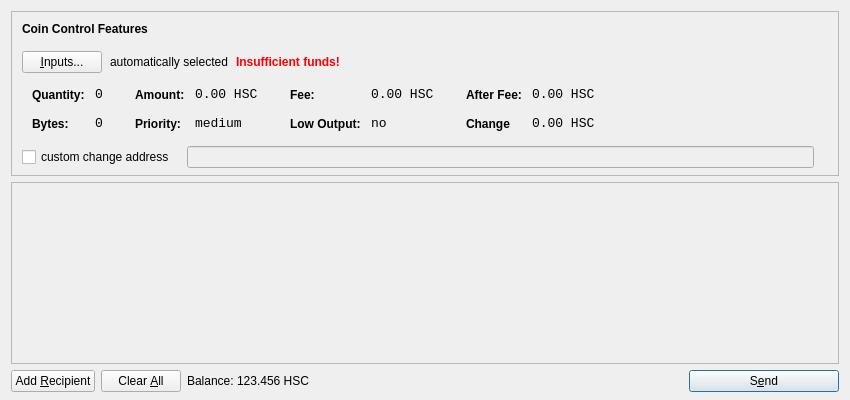
<?xml version="1.0" encoding="UTF-8"?>
<ui version="4.0">
 <class>SendCoinsDialog</class>
 <widget class="QDialog" name="SendCoinsDialog">
  <property name="geometry">
   <rect>
    <x>0</x>
    <y>0</y>
    <width>850</width>
    <height>400</height>
   </rect>
  </property>
  <property name="windowTitle">
   <string>Send Coins</string>
  </property>
  <layout class="QVBoxLayout" name="verticalLayout" stretch="0,1,0">
   <property name="bottomMargin">
    <number>8</number>
   </property>
   <item>
    <widget class="QFrame" name="frameCoinControl">
     <property name="sizePolicy">
      <sizepolicy hsizetype="Expanding" vsizetype="Expanding">
       <horstretch>0</horstretch>
       <verstretch>0</verstretch>
      </sizepolicy>
     </property>
     <property name="maximumSize">
      <size>
       <width>16777215</width>
       <height>16777215</height>
      </size>
     </property>
     <property name="frameShape">
      <enum>QFrame::StyledPanel</enum>
     </property>
     <property name="frameShadow">
      <enum>QFrame::Sunken</enum>
     </property>
     <layout class="QVBoxLayout" name="verticalLayoutCoinControl2">
      <property name="spacing">
       <number>6</number>
      </property>
      <property name="leftMargin">
       <number>0</number>
      </property>
      <property name="topMargin">
       <number>0</number>
      </property>
      <property name="rightMargin">
       <number>0</number>
      </property>
      <property name="bottomMargin">
       <number>6</number>
      </property>
      <item>
       <layout class="QVBoxLayout" name="verticalLayoutCoinControl" stretch="0,0,0,0,1">
        <property name="spacing">
         <number>0</number>
        </property>
        <property name="leftMargin">
         <number>10</number>
        </property>
        <property name="topMargin">
         <number>10</number>
        </property>
        <item>
         <layout class="QHBoxLayout" name="horizontalLayoutCoinControl1">
          <property name="bottomMargin">
           <number>15</number>
          </property>
          <item>
           <widget class="QLabel" name="labelCoinControlFeatures">
            <property name="sizePolicy">
             <sizepolicy hsizetype="Preferred" vsizetype="Maximum">
              <horstretch>0</horstretch>
              <verstretch>0</verstretch>
             </sizepolicy>
            </property>
            <property name="font">
             <font>
              <weight>75</weight>
              <bold>true</bold>
             </font>
            </property>
            <property name="styleSheet">
             <string notr="true">font-weight:bold;</string>
            </property>
            <property name="text">
             <string>Coin Control Features</string>
            </property>
           </widget>
          </item>
         </layout>
        </item>
        <item>
         <layout class="QHBoxLayout" name="horizontalLayoutCoinControl2" stretch="0,0,0,0">
          <property name="spacing">
           <number>8</number>
          </property>
          <property name="bottomMargin">
           <number>10</number>
          </property>
          <item>
           <widget class="QPushButton" name="pushButtonCoinControl">
            <property name="styleSheet">
             <string notr="true"/>
            </property>
            <property name="text">
             <string>&amp;Inputs...</string>
            </property>
           </widget>
          </item>
          <item>
           <widget class="QLabel" name="labelCoinControlAutomaticallySelected">
            <property name="text">
             <string>automatically selected</string>
            </property>
            <property name="margin">
             <number>5</number>
            </property>
           </widget>
          </item>
          <item>
           <widget class="QLabel" name="labelCoinControlInsuffFunds">
            <property name="font">
             <font>
              <weight>75</weight>
              <bold>true</bold>
             </font>
            </property>
            <property name="styleSheet">
             <string notr="true">color:red;font-weight:bold;</string>
            </property>
            <property name="text">
             <string>Insufficient funds!</string>
            </property>
            <property name="margin">
             <number>5</number>
            </property>
           </widget>
          </item>
          <item>
           <spacer name="horizontalSpacerCoinControl">
            <property name="orientation">
             <enum>Qt::Horizontal</enum>
            </property>
            <property name="sizeHint" stdset="0">
             <size>
              <width>40</width>
              <height>1</height>
             </size>
            </property>
           </spacer>
          </item>
         </layout>
        </item>
        <item>
         <widget class="QWidget" name="widgetCoinControl" native="true">
          <property name="sizePolicy">
           <sizepolicy hsizetype="Preferred" vsizetype="Preferred">
            <horstretch>0</horstretch>
            <verstretch>0</verstretch>
           </sizepolicy>
          </property>
          <property name="minimumSize">
           <size>
            <width>0</width>
            <height>0</height>
           </size>
          </property>
          <property name="styleSheet">
           <string notr="true"/>
          </property>
          <layout class="QHBoxLayout" name="horizontalLayoutCoinControl5">
           <property name="leftMargin">
            <number>0</number>
           </property>
           <property name="topMargin">
            <number>0</number>
           </property>
           <property name="rightMargin">
            <number>0</number>
           </property>
           <property name="bottomMargin">
            <number>0</number>
           </property>
           <item>
            <layout class="QHBoxLayout" name="horizontalLayoutCoinControl3" stretch="0,0,0,1">
             <property name="spacing">
              <number>20</number>
             </property>
             <property name="topMargin">
              <number>0</number>
             </property>
             <property name="bottomMargin">
              <number>10</number>
             </property>
             <item>
              <layout class="QFormLayout" name="formLayoutCoinControl1">
               <property name="horizontalSpacing">
                <number>10</number>
               </property>
               <property name="verticalSpacing">
                <number>14</number>
               </property>
               <property name="leftMargin">
                <number>10</number>
               </property>
               <property name="topMargin">
                <number>4</number>
               </property>
               <property name="rightMargin">
                <number>6</number>
               </property>
               <item row="0" column="0">
                <widget class="QLabel" name="labelCoinControlQuantityText">
                 <property name="styleSheet">
                  <string notr="true">font-weight:bold;</string>
                 </property>
                 <property name="text">
                  <string>Quantity:</string>
                 </property>
                 <property name="margin">
                  <number>0</number>
                 </property>
                </widget>
               </item>
               <item row="0" column="1">
                <widget class="QLabel" name="labelCoinControlQuantity">
                 <property name="font">
                  <font>
                   <family>Monospace</family>
                   <pointsize>10</pointsize>
                  </font>
                 </property>
                 <property name="cursor">
                  <cursorShape>IBeamCursor</cursorShape>
                 </property>
                 <property name="contextMenuPolicy">
                  <enum>Qt::ActionsContextMenu</enum>
                 </property>
                 <property name="text">
                  <string>0</string>
                 </property>
                 <property name="margin">
                  <number>0</number>
                 </property>
                 <property name="textInteractionFlags">
                  <set>Qt::LinksAccessibleByMouse|Qt::TextSelectableByKeyboard|Qt::TextSelectableByMouse</set>
                 </property>
                </widget>
               </item>
               <item row="1" column="0">
                <widget class="QLabel" name="labelCoinControlBytesText">
                 <property name="styleSheet">
                  <string notr="true">font-weight:bold;</string>
                 </property>
                 <property name="text">
                  <string>Bytes:</string>
                 </property>
                </widget>
               </item>
               <item row="1" column="1">
                <widget class="QLabel" name="labelCoinControlBytes">
                 <property name="font">
                  <font>
                   <family>Monospace</family>
                   <pointsize>10</pointsize>
                  </font>
                 </property>
                 <property name="cursor">
                  <cursorShape>IBeamCursor</cursorShape>
                 </property>
                 <property name="contextMenuPolicy">
                  <enum>Qt::ActionsContextMenu</enum>
                 </property>
                 <property name="text">
                  <string>0</string>
                 </property>
                 <property name="textInteractionFlags">
                  <set>Qt::LinksAccessibleByMouse|Qt::TextSelectableByKeyboard|Qt::TextSelectableByMouse</set>
                 </property>
                </widget>
               </item>
              </layout>
             </item>
             <item>
              <layout class="QFormLayout" name="formLayoutCoinControl2">
               <property name="horizontalSpacing">
                <number>10</number>
               </property>
               <property name="verticalSpacing">
                <number>14</number>
               </property>
               <property name="leftMargin">
                <number>6</number>
               </property>
               <property name="topMargin">
                <number>4</number>
               </property>
               <property name="rightMargin">
                <number>6</number>
               </property>
               <item row="0" column="0">
                <widget class="QLabel" name="labelCoinControlAmountText">
                 <property name="styleSheet">
                  <string notr="true">font-weight:bold;</string>
                 </property>
                 <property name="text">
                  <string>Amount:</string>
                 </property>
                 <property name="margin">
                  <number>0</number>
                 </property>
                </widget>
               </item>
               <item row="0" column="1">
                <widget class="QLabel" name="labelCoinControlAmount">
                 <property name="font">
                  <font>
                   <family>Monospace</family>
                   <pointsize>10</pointsize>
                  </font>
                 </property>
                 <property name="cursor">
                  <cursorShape>IBeamCursor</cursorShape>
                 </property>
                 <property name="contextMenuPolicy">
                  <enum>Qt::ActionsContextMenu</enum>
                 </property>
                 <property name="text">
                  <string>0.00 HSC</string>
                 </property>
                 <property name="textInteractionFlags">
                  <set>Qt::LinksAccessibleByMouse|Qt::TextSelectableByKeyboard|Qt::TextSelectableByMouse</set>
                 </property>
                </widget>
               </item>
               <item row="1" column="0">
                <widget class="QLabel" name="labelCoinControlPriorityText">
                 <property name="styleSheet">
                  <string notr="true">font-weight:bold;</string>
                 </property>
                 <property name="text">
                  <string>Priority:</string>
                 </property>
                </widget>
               </item>
               <item row="1" column="1">
                <widget class="QLabel" name="labelCoinControlPriority">
                 <property name="font">
                  <font>
                   <family>Monospace</family>
                   <pointsize>10</pointsize>
                  </font>
                 </property>
                 <property name="cursor">
                  <cursorShape>IBeamCursor</cursorShape>
                 </property>
                 <property name="contextMenuPolicy">
                  <enum>Qt::ActionsContextMenu</enum>
                 </property>
                 <property name="text">
                  <string>medium</string>
                 </property>
                 <property name="textInteractionFlags">
                  <set>Qt::LinksAccessibleByMouse|Qt::TextSelectableByKeyboard|Qt::TextSelectableByMouse</set>
                 </property>
                </widget>
               </item>
              </layout>
             </item>
             <item>
              <layout class="QFormLayout" name="formLayoutCoinControl3">
               <property name="horizontalSpacing">
                <number>10</number>
               </property>
               <property name="verticalSpacing">
                <number>14</number>
               </property>
               <property name="leftMargin">
                <number>6</number>
               </property>
               <property name="topMargin">
                <number>4</number>
               </property>
               <property name="rightMargin">
                <number>6</number>
               </property>
               <item row="0" column="0">
                <widget class="QLabel" name="labelCoinControlFeeText">
                 <property name="styleSheet">
                  <string notr="true">font-weight:bold;</string>
                 </property>
                 <property name="text">
                  <string>Fee:</string>
                 </property>
                 <property name="margin">
                  <number>0</number>
                 </property>
                </widget>
               </item>
               <item row="0" column="1">
                <widget class="QLabel" name="labelCoinControlFee">
                 <property name="font">
                  <font>
                   <family>Monospace</family>
                   <pointsize>10</pointsize>
                  </font>
                 </property>
                 <property name="cursor">
                  <cursorShape>IBeamCursor</cursorShape>
                 </property>
                 <property name="contextMenuPolicy">
                  <enum>Qt::ActionsContextMenu</enum>
                 </property>
                 <property name="text">
                  <string>0.00 HSC</string>
                 </property>
                 <property name="textInteractionFlags">
                  <set>Qt::LinksAccessibleByMouse|Qt::TextSelectableByKeyboard|Qt::TextSelectableByMouse</set>
                 </property>
                </widget>
               </item>
               <item row="1" column="0">
                <widget class="QLabel" name="labelCoinControlLowOutputText">
                 <property name="styleSheet">
                  <string notr="true">font-weight:bold;</string>
                 </property>
                 <property name="text">
                  <string>Low Output:</string>
                 </property>
                </widget>
               </item>
               <item row="1" column="1">
                <widget class="QLabel" name="labelCoinControlLowOutput">
                 <property name="font">
                  <font>
                   <family>Monospace</family>
                   <pointsize>10</pointsize>
                  </font>
                 </property>
                 <property name="cursor">
                  <cursorShape>IBeamCursor</cursorShape>
                 </property>
                 <property name="contextMenuPolicy">
                  <enum>Qt::ActionsContextMenu</enum>
                 </property>
                 <property name="text">
                  <string>no</string>
                 </property>
                 <property name="textInteractionFlags">
                  <set>Qt::LinksAccessibleByMouse|Qt::TextSelectableByKeyboard|Qt::TextSelectableByMouse</set>
                 </property>
                </widget>
               </item>
              </layout>
             </item>
             <item>
              <layout class="QFormLayout" name="formLayoutCoinControl4">
               <property name="horizontalSpacing">
                <number>10</number>
               </property>
               <property name="verticalSpacing">
                <number>14</number>
               </property>
               <property name="leftMargin">
                <number>6</number>
               </property>
               <property name="topMargin">
                <number>4</number>
               </property>
               <property name="rightMargin">
                <number>6</number>
               </property>
               <item row="0" column="0">
                <widget class="QLabel" name="labelCoinControlAfterFeeText">
                 <property name="styleSheet">
                  <string notr="true">font-weight:bold;</string>
                 </property>
                 <property name="text">
                  <string>After Fee:</string>
                 </property>
                 <property name="margin">
                  <number>0</number>
                 </property>
                </widget>
               </item>
               <item row="0" column="1">
                <widget class="QLabel" name="labelCoinControlAfterFee">
                 <property name="font">
                  <font>
                   <family>Monospace</family>
                   <pointsize>10</pointsize>
                  </font>
                 </property>
                 <property name="cursor">
                  <cursorShape>IBeamCursor</cursorShape>
                 </property>
                 <property name="contextMenuPolicy">
                  <enum>Qt::ActionsContextMenu</enum>
                 </property>
                 <property name="text">
                  <string>0.00 HSC</string>
                 </property>
                 <property name="textInteractionFlags">
                  <set>Qt::LinksAccessibleByMouse|Qt::TextSelectableByKeyboard|Qt::TextSelectableByMouse</set>
                 </property>
                </widget>
               </item>
               <item row="1" column="0">
                <widget class="QLabel" name="labelCoinControlChangeText">
                 <property name="styleSheet">
                  <string notr="true">font-weight:bold;</string>
                 </property>
                 <property name="text">
                  <string>Change</string>
                 </property>
                </widget>
               </item>
               <item row="1" column="1">
                <widget class="QLabel" name="labelCoinControlChange">
                 <property name="font">
                  <font>
                   <family>Monospace</family>
                   <pointsize>10</pointsize>
                  </font>
                 </property>
                 <property name="cursor">
                  <cursorShape>IBeamCursor</cursorShape>
                 </property>
                 <property name="contextMenuPolicy">
                  <enum>Qt::ActionsContextMenu</enum>
                 </property>
                 <property name="text">
                  <string>0.00 HSC</string>
                 </property>
                 <property name="textInteractionFlags">
                  <set>Qt::LinksAccessibleByMouse|Qt::TextSelectableByKeyboard|Qt::TextSelectableByMouse</set>
                 </property>
                </widget>
               </item>
              </layout>
             </item>
            </layout>
           </item>
          </layout>
         </widget>
        </item>
        <item>
         <layout class="QHBoxLayout" name="horizontalLayoutCoinControl4" stretch="0,0,0">
          <property name="spacing">
           <number>12</number>
          </property>
          <property name="sizeConstraint">
           <enum>QLayout::SetDefaultConstraint</enum>
          </property>
          <property name="topMargin">
           <number>5</number>
          </property>
          <property name="rightMargin">
           <number>5</number>
          </property>
          <item>
           <widget class="QCheckBox" name="checkBoxCoinControlChange">
            <property name="text">
             <string>custom change address</string>
            </property>
           </widget>
          </item>
          <item>
           <widget class="QLineEdit" name="lineEditCoinControlChange">
            <property name="enabled">
             <bool>false</bool>
            </property>
            <property name="sizePolicy">
             <sizepolicy hsizetype="Expanding" vsizetype="Fixed">
              <horstretch>0</horstretch>
              <verstretch>0</verstretch>
             </sizepolicy>
            </property>
           </widget>
          </item>
          <item>
           <widget class="QLabel" name="labelCoinControlChangeLabel">
            <property name="sizePolicy">
             <sizepolicy hsizetype="Preferred" vsizetype="Expanding">
              <horstretch>0</horstretch>
              <verstretch>0</verstretch>
             </sizepolicy>
            </property>
            <property name="minimumSize">
             <size>
              <width>0</width>
              <height>0</height>
             </size>
            </property>
            <property name="text">
             <string/>
            </property>
            <property name="margin">
             <number>3</number>
            </property>
           </widget>
          </item>
         </layout>
        </item>
        <item>
         <spacer name="verticalSpacerCoinControl">
          <property name="orientation">
           <enum>Qt::Vertical</enum>
          </property>
          <property name="sizeHint" stdset="0">
           <size>
            <width>800</width>
            <height>1</height>
           </size>
          </property>
         </spacer>
        </item>
       </layout>
      </item>
     </layout>
    </widget>
   </item>
   <item>
    <widget class="QScrollArea" name="scrollArea">
     <property name="widgetResizable">
      <bool>true</bool>
     </property>
     <widget class="QWidget" name="scrollAreaWidgetContents">
      <property name="geometry">
       <rect>
        <x>0</x>
        <y>0</y>
        <width>830</width>
        <height>173</height>
       </rect>
      </property>
      <layout class="QVBoxLayout" name="verticalLayout_2">
       <property name="leftMargin">
        <number>0</number>
       </property>
       <property name="topMargin">
        <number>0</number>
       </property>
       <property name="rightMargin">
        <number>0</number>
       </property>
       <property name="bottomMargin">
        <number>0</number>
       </property>
       <item>
        <layout class="QVBoxLayout" name="entries">
         <property name="spacing">
          <number>6</number>
         </property>
        </layout>
       </item>
       <item>
        <spacer name="verticalSpacer">
         <property name="orientation">
          <enum>Qt::Vertical</enum>
         </property>
         <property name="sizeHint" stdset="0">
          <size>
           <width>20</width>
           <height>40</height>
          </size>
         </property>
        </spacer>
       </item>
      </layout>
     </widget>
    </widget>
   </item>
   <item>
    <layout class="QHBoxLayout" name="horizontalLayout">
     <item>
      <widget class="QPushButton" name="addButton">
       <property name="toolTip">
        <string>Send to multiple recipients at once</string>
       </property>
       <property name="text">
        <string>Add &amp;Recipient</string>
       </property>
       <property name="icon">
        <iconset resource="../bitcoin.qrc">
         <normaloff>:/icons/add</normaloff>:/icons/add</iconset>
       </property>
       <property name="autoDefault">
        <bool>false</bool>
       </property>
      </widget>
     </item>
     <item>
      <widget class="QPushButton" name="clearButton">
       <property name="sizePolicy">
        <sizepolicy hsizetype="Minimum" vsizetype="Fixed">
         <horstretch>0</horstretch>
         <verstretch>0</verstretch>
        </sizepolicy>
       </property>
       <property name="toolTip">
        <string>Remove all transaction fields</string>
       </property>
       <property name="text">
        <string>Clear &amp;All</string>
       </property>
       <property name="icon">
        <iconset resource="../bitcoin.qrc">
         <normaloff>:/icons/remove</normaloff>:/icons/remove</iconset>
       </property>
       <property name="autoRepeatDelay">
        <number>300</number>
       </property>
       <property name="autoDefault">
        <bool>false</bool>
       </property>
      </widget>
     </item>
     <item>
      <layout class="QHBoxLayout" name="horizontalLayout_2">
       <property name="spacing">
        <number>3</number>
       </property>
       <item>
        <widget class="QLabel" name="label">
         <property name="text">
          <string>Balance:</string>
         </property>
        </widget>
       </item>
       <item>
        <widget class="QLabel" name="labelBalance">
         <property name="cursor">
          <cursorShape>IBeamCursor</cursorShape>
         </property>
         <property name="text">
          <string>123.456 HSC</string>
         </property>
         <property name="textInteractionFlags">
          <set>Qt::LinksAccessibleByMouse|Qt::TextSelectableByKeyboard|Qt::TextSelectableByMouse</set>
         </property>
        </widget>
       </item>
      </layout>
     </item>
     <item>
      <spacer name="horizontalSpacer">
       <property name="orientation">
        <enum>Qt::Horizontal</enum>
       </property>
       <property name="sizeHint" stdset="0">
        <size>
         <width>40</width>
         <height>20</height>
        </size>
       </property>
      </spacer>
     </item>
     <item>
      <widget class="QPushButton" name="sendButton">
       <property name="minimumSize">
        <size>
         <width>150</width>
         <height>0</height>
        </size>
       </property>
       <property name="toolTip">
        <string>Confirm the send action</string>
       </property>
       <property name="text">
        <string>S&amp;end</string>
       </property>
       <property name="icon">
        <iconset resource="../bitcoin.qrc">
         <normaloff>:/icons/send</normaloff>:/icons/send</iconset>
       </property>
       <property name="default">
        <bool>true</bool>
       </property>
      </widget>
     </item>
    </layout>
   </item>
  </layout>
 </widget>
 <resources>
  <include location="../bitcoin.qrc"/>
 </resources>
 <connections/>
</ui>
